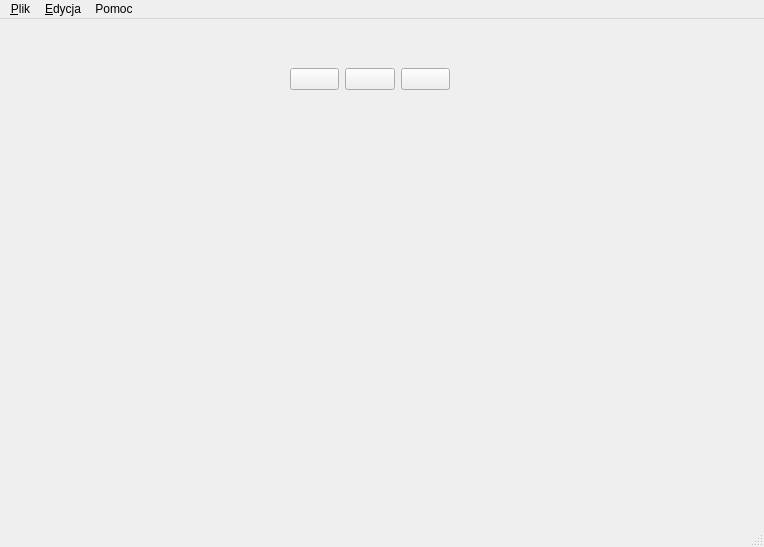
<?xml version="1.0" encoding="UTF-8"?>
<ui version="4.0">
 <class>MainWindow</class>
 <widget class="QMainWindow" name="MainWindow">
  <property name="geometry">
   <rect>
    <x>0</x>
    <y>0</y>
    <width>764</width>
    <height>547</height>
   </rect>
  </property>
  <property name="windowTitle">
   <string>MainWindow</string>
  </property>
  <widget class="QWidget" name="centralwidget">
   <widget class="QWidget" name="horizontalLayoutWidget">
    <property name="geometry">
     <rect>
      <x>290</x>
      <y>20</y>
      <width>160</width>
      <height>80</height>
     </rect>
    </property>
    <layout class="QHBoxLayout" name="horizontalLayout">
     <item>
      <widget class="QPushButton" name="play_button">
       <property name="text">
        <string/>
       </property>
       <property name="icon">
        <iconset>
         <normaloff>../res/play.png</normaloff>../res/play.png</iconset>
       </property>
      </widget>
     </item>
     <item>
      <widget class="QPushButton" name="pause_button">
       <property name="text">
        <string/>
       </property>
       <property name="icon">
        <iconset>
         <normaloff>../res/pause.png</normaloff>../res/pause.png</iconset>
       </property>
      </widget>
     </item>
     <item>
      <widget class="QPushButton" name="stop_button">
       <property name="text">
        <string/>
       </property>
       <property name="icon">
        <iconset>
         <normaloff>../res/stop.png</normaloff>../res/stop.png</iconset>
       </property>
       <property name="checkable">
        <bool>false</bool>
       </property>
      </widget>
     </item>
    </layout>
   </widget>
  </widget>
  <widget class="QMenuBar" name="menubar">
   <property name="geometry">
    <rect>
     <x>0</x>
     <y>0</y>
     <width>764</width>
     <height>25</height>
    </rect>
   </property>
   <widget class="QMenu" name="menu_Plik">
    <property name="title">
     <string>&amp;Plik</string>
    </property>
   </widget>
   <widget class="QMenu" name="menu_Edycja">
    <property name="title">
     <string>&amp;Edycja</string>
    </property>
   </widget>
   <widget class="QMenu" name="menuPomoc">
    <property name="title">
     <string>Pomoc</string>
    </property>
   </widget>
   <addaction name="menu_Plik"/>
   <addaction name="menu_Edycja"/>
   <addaction name="menuPomoc"/>
  </widget>
  <widget class="QStatusBar" name="statusbar"/>
 </widget>
 <resources/>
 <connections/>
</ui>
